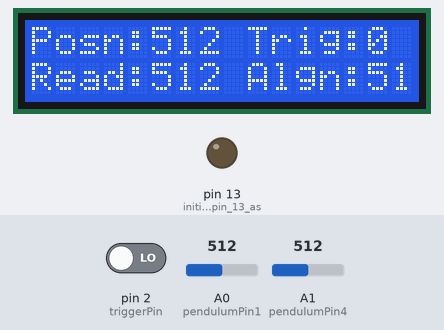
A sketch run on a simulated Arduino Uno, built with avr-gcc and run on an emulated ATmega328P. Shown: 16×2 character LCD, output pins drawn as LEDs (lit = HIGH). Inputs (shaded band) come from the test bench; at power-on: pin 2 (triggerPin) LOW, A0 (pendulumPin1) = 512, A1 (pendulumPin4) = 512. What the sketch prints to the serial monitor is not drawn.

Above: at 1.2 s.
1.3 s: pin 2 (triggerPin) driven HIGH
At 2.6 s:
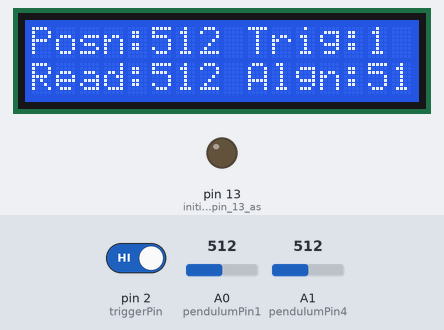
2.9 s: A0 (pendulumPin1) set to 716
At 4.1 s:
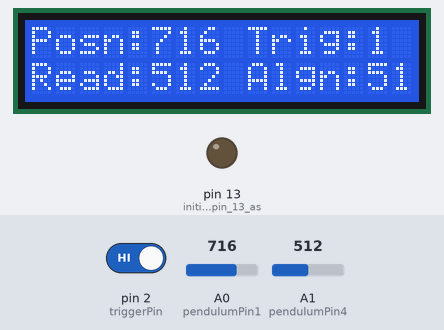
4.5 s: A1 (pendulumPin4) set to 716
At 5.0 s:
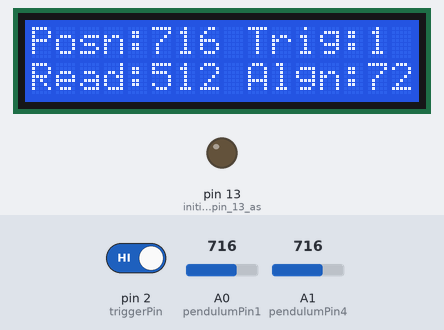
6.0 s: A0 (pendulumPin1) set to 890
At 6.4 s:
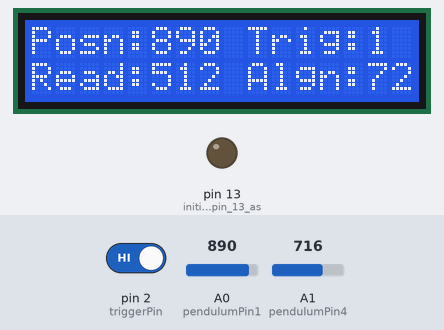
7.6 s: A1 (pendulumPin4) set to 890
At 7.9 s:
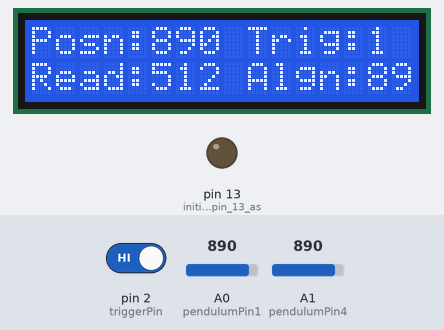
9.1 s: pin 2 (triggerPin) driven LOW
At 10.0 s:
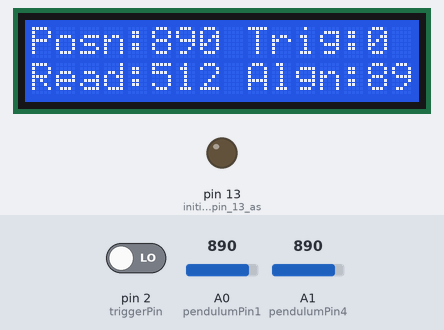
Timing chart, 0 to 11.6 s (numbered marks = the images above; inputs shaded):
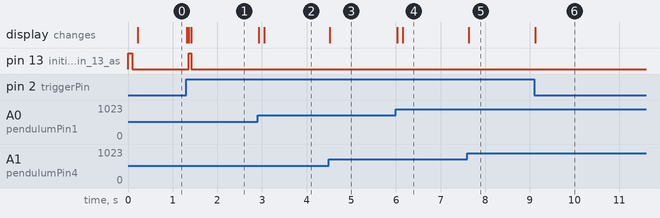

Measured:
- after the input at 1.3 s, pin 13 (initialize_LED_pin_13_as): LOW → HIGH after 0.07 s, → LOW 0.05 s later; the display: changes at once (image 1)
- after the input at 2.9 s, the display: first changes at once (image 2 shows a later state)
- after the input at 4.5 s, the display: changes at once (image 3)
- after the input at 6.0 s, the display: first changes at once (image 4 shows a later state)
- after the input at 7.6 s, the display: changes at once (image 5)
- after the input at 9.1 s, the display: changes at once (image 6)

The sketch:

PendulumArduinoIOv2.ino
```cpp
#include <Wire.h>             //I2C
#include <LCD.h>              //LCD
#include <LiquidCrystal_I2C.h>//I2C LCD for the PCF8574T chip
//START LCD Constant Initializations
#define I2C_ADDR    0x27      // Define I2C Address for the PCF8574T
#define BACKLIGHT_PIN  3
#define En_pin  2
#define Rw_pin  1
#define Rs_pin  0
#define D4_pin  4
#define D5_pin  5
#define D6_pin  6
#define D7_pin  7
#define LED_OFF  1
#define LED_ON  0
//END LCD Constant Initializations

//START Declare Constants and Variables
const int pendulumPin1 = A0; //Analog Pin A0 to Pendulum pin 1
const int pendulumPin4 = A1; //Analog Pin A1 to Pendulum pin 4
const int triggerPin = 2;
int buttonState;             // the current reading from the input pin
int lastButtonState = LOW;   // the previous reading from the input pin
// the following two long variables are long's because the time, measured in miliseconds,
// will quickly become a bigger number than can be stored in an int.
long lastDebounceTime = 0;   // the last time the output pin was toggled
long debounceDelay = 50;     // the debounce time; increase if the output flickers
int pendulumMax0 = 0;        //Max value hold for Pendulum pin 1
int pendulumMax1 = 1;        //Max value hold for Pendulum pin 4
int numReadings = 10;        //Number of reading to average out for each reading (reduce noise)
int readingSub[10];
int indexSub = 0;
int readingMain[10];
int indexMain = 0;
int counters = 0;
int readingThreshold = 1023;
int readingResult = 0;
int readingMinMin = 1023;
//END Declare Constants and Variables

//START Declare Objects
LiquidCrystal_I2C  lcd(I2C_ADDR,En_pin,Rw_pin,Rs_pin,D4_pin,D5_pin,D6_pin,D7_pin);
//END Declare Objects

void setup() {//START SETUP: RUNS ONCE AT START
  pinMode(triggerPin, INPUT); //initialize triggerPin as input
  pinMode(13, OUTPUT); //initialize LED pin 13 as output
  digitalWrite(13, HIGH);//initialize LED as on
  Serial.begin(38400);//Initialize Serial COM @ 38400 baud
  lcd.begin (16,2);  //Initialize the LCD, 16x2: 16 columns, 2 rows
  lcd.setBacklightPin(BACKLIGHT_PIN,POSITIVE); //Turn on the LCD backlight
  lcd.setBacklight(LED_ON);                    //Turn on the LCD backlight
//  lcdIntro();  //Intro screen. See lcdIntro() function to customize.
  lcdLayout();  //Sets layout, runs once so it doesn't have to redraw with every results frame.
  pinMode(triggerPin, INPUT); //initialize triggerPin as input
  pinMode(13, OUTPUT); //initialize LED pin 13 as output
  digitalWrite(13, HIGH);
//  Serial.println("END void setup()");
  digitalWrite(13, LOW);//setup complete, set LED LOW
}//END SETUP
int x = 1;


void loop() {//START LOOP: RUNS CONTINUOUSLY
int valuemain = analogRead(A0);         //takes reading from A0 (reading)
float sensorAlign = analogRead(A1);     //takes reading from A1 (alignment)
    sensorAlign = (sensorAlign/10);     //dull alignment reading for clearer use

//////////////////////TRIGGER///////////////////////////
int trigger = digitalRead(triggerPin);
if (trigger != lastButtonState) {// START TRIGGER ARGUMENTS
  lastDebounceTime = millis();
}
if ((millis() - lastDebounceTime) > debounceDelay) {    //switch debounce for button/trigger is built in to prevent accidental resends
  if (trigger != buttonState) {
    buttonState = trigger;
    if (buttonState == HIGH) {
      if (readingMinMin < 880) {  //if 'Read:' is below 880, allow a result to be sent to serial.
        lcd.noBacklight();
        digitalWrite(13, HIGH);
                            Serial.print(x); x=x+1; //send reading number (x) to serial, increase reading number (x) by 1
        Serial.print(",");  Serial.print("=timestamp()"); //send the custom excel timestamp formula to serial
        Serial.print(",");  Serial.println(readingMinMin);//send the reading to serial
          readingMinMin = 1023; //Resets MINMIN result
          delay(50);
        digitalWrite(13, LOW);
        lcd.backlight();
      }
    }
  }
}//END TRIGGER ARGUMENTS
lastButtonState = trigger;
///////////////////////TRIGGER//////////////////////////


if (valuemain < readingThreshold){

////READING BEGIN: Pendulum Actuated; returns minimum of averaged subvalues
////                                  over the course of reading.

int valuesub = analogRead(A0);

readingSub[indexSub] = valuesub;

indexSub++;
if (indexSub >= numReadings) indexSub = 0;
float total = 0;
int sensorMax = 0;
int sensorMin = 1023;

for (int i = 0; i < numReadings; i++){
  total += readingSub[i];
  if (readingSub[i] > sensorMax) sensorMax = readingSub[i];     //this is all for averaging (for noise reduction)
  if (readingSub[i] < sensorMin) sensorMin = readingSub[i];     //takes 10 readings, averages them together, result is sensorMIN
  if (sensorMin < 1) sensorMin = readingThreshold;
}
int sensorAvg = total / numReadings;

if(readingMinMin > sensorMin) readingMinMin = sensorMin;        //this keeps lowest MIN result (readingMinMin

int sensorMinMin = min(readingMinMin, readingSub[indexSub]);
//SUBREADINGS END: Output = sensorMin, sensorMax, sensorAvg


//  Serial.print("\tMIN:\t");
//  Serial.print(sensorMin);
//  Serial.print("\tMAX:\t");
//  Serial.print(sensorMax);
//  Serial.print("\tAVG:\t");
//  Serial.print(sensorAvg);  // 1 decimal        //for debugging, enable all these for more verbose serial monitor output
//  Serial.print("\tMINMIN:\t");
//  Serial.print(sensorMinMin);
//  Serial.print("\tTRIG\t");
//  Serial.print(trigger);
//  Serial.print("\tCNT:\t");
//  Serial.println(counters);


  lcd.setCursor(5,0);
   if (sensorAvg > 99)     lcd.print(sensorAvg);
   else                    lcd.print(sensorAvg); lcd.print(" ");
  lcd.setCursor(14,0);
                           lcd.print(trigger);                          //all this sends results to LCD
  lcd.setCursor(5,1);
   if (sensorMinMin > 99)  lcd.print(sensorMinMin);
   else                    lcd.print(sensorMinMin); lcd.print(" ");
  lcd.setCursor(14,1);
   if (sensorAlign > 10)   lcd.print(sensorAlign,0);
   else                    lcd.print(sensorAlign,0); lcd.print(" ");
  counters = (counters + 1);
}

//  delay(500);
}//END LOOP

void lcdIntro(){
  lcd.backlight();
  lcd.clear();
  delay(10);
  lcd.setCursor(3,1); lcd.print("2015 USDA");
  delay(700);
//  lcd.noBacklight();
  lcd.setCursor(3,0); lcd.print("2015 USDA");
  lcd.setCursor(2,1); lcd.print("    ARS   ");
  delay(700);
//  lcd.backlight();
  lcd.clear();
  lcd.setCursor(2,0); lcd.print("    ARS   ");
  delay(700);
  lcd.clear();
//  lcd.noBacklight();
    // scroll 16 positions (display length + string length) to the left
    // to move it back to center:
//  for (int positionCounter = 0; positionCounter < 12; positionCounter++) {
//    // scroll one position left:
//    lcd.scrollDisplayLeft();
//    // wait a bit:
//    delay(250);
//  }
}

void lcdLayout(){
  lcd.clear();
  lcd.backlight();
  lcd.setCursor(0,0); lcd.print("Posn:");
  lcd.setCursor(9,0); lcd.print("Trig:");           //all this sets layout of LCD screen
  lcd.setCursor(0,1); lcd.print("Read:");
  lcd.setCursor(9,1); lcd.print("Algn:");
}

void lcdResult(){
//  lcd.setCursor(0,5); lcd.print(sensorAvg);
//  lcd.setCursor(0,9); lcd.print(trigger);
//  lcd.setCursor(1,5); lcd.print(sensorMinMin);
//  lcd.setCursor(1,9); lcd.print(sensorAlign);
}
```
